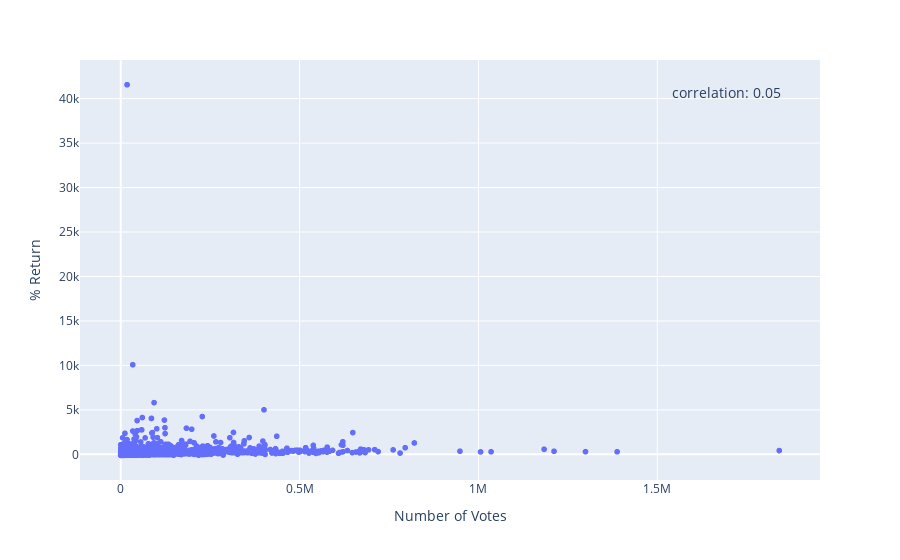

The notebook cell saved with this chart:
### Markdown cell above
Now how about we look at Profit % versus numvotes

### Code cell
votesProfit = px.scatter(question2DF, x="numvotes", y="% Return")
correlation = question2DF["numvotes"].corr(question2DF["% Return"])
votesProfit.update_layout(annotations=[dict(x=0.95, y=0.95, xref='paper', yref='paper', text=f'correlation: {correlation:.2f}', 
                                 showarrow=False, font=dict(size=14))],xaxis_title='Number of Votes', yaxis_title='% Return')

### Figure 1 — Plotly figure (JSON) as saved in the notebook; plotly's stock layout.template omitted (floating-point values rounded to 4 significant figures; data arrays with more than 128 entries replaced by an {"elided": "..."} marker saying what was removed)
{"data": [{"hovertemplate": "numvotes=%{x}<br>% Return=%{y}<extra></extra>", "legendgroup": "", "marker": {"color": "#636efa", "symbol": "circle"}, "mode": "markers", "name": "", "showlegend": false, "type": "scattergl", "x": {"elided": "1651 int values"}, "xaxis": "x", "y": {"elided": "1651 float values"}, "yaxis": "y"}], "layout": {"annotations": [{"font": {"size": 14}, "showarrow": false, "text": "correlation: 0.05", "x": 0.95, "xref": "paper", "y": 0.95, "yref": "paper"}], "legend": {"tracegroupgap": 0}, "margin": {"t": 60}, "xaxis": {"anchor": "y", "domain": [0, 1], "title": {"text": "Number of Votes"}}, "yaxis": {"anchor": "x", "domain": [0, 1], "title": {"text": "% Return"}}}}
